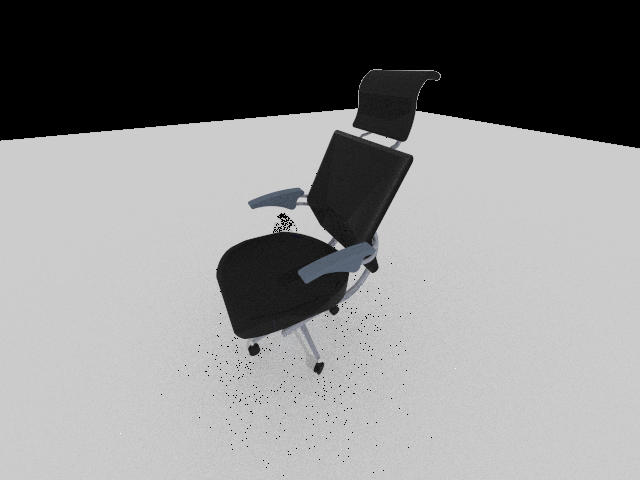
#> input picture Sapien/images/chair_2_20.png, 640 x 480 px, found by its file name
$ python test.py
#> lines starting #> are read from the running program, lines starting #| are printed output that depends on the picture; after the words box and inside, x2 and y2 are one past the last pixel; in counts of white or black regions, pixels touching at a corner belong together; long printed decimals are rounded

# Important NOTE:  Use opencv >=4.4
import cv2

# Loading the image
img = cv2.imread('./data/nerf/chair_sim_depth/images/chair_2_20.png')
#> img is the input picture: shape (480, 640, 3); mean B, G, R 136.9, 136.7, 136.6

 # Converting image to grayscale
gray= cv2.cvtColor(img,cv2.COLOR_BGR2GRAY)

# Applying SIFT detector
sift = cv2.SIFT_create()
kp = sift.detect(gray, None)
#> kp = 166 keypoints; strongest (x, y, size): (270, 286, 71), (318, 368, 6.8), (281, 215, 3.5), (254, 350, 7.3)

# Marking the keypoint on the image using circles
img=cv2.drawKeypoints(gray ,
                      kp ,
                      img ,
                      flags=cv2.DRAW_MATCHES_FLAGS_DRAW_RICH_KEYPOINTS)
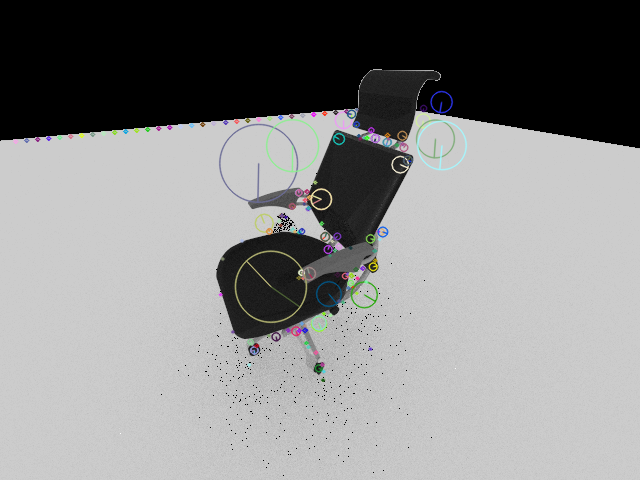
#> img: shape (480, 640, 3); 11.95% of pixels changed, all inside (x1, y1, x2, y2) = (0, 79, 640, 480)
print(kp[0].pt)
#| (15.256, 140.971)
cv2.imwrite('image-with-keypoints.jpg', img)

$ run again, with Sapien/images/chair_0_1.png copied over Sapien/images/chair_2_20.png
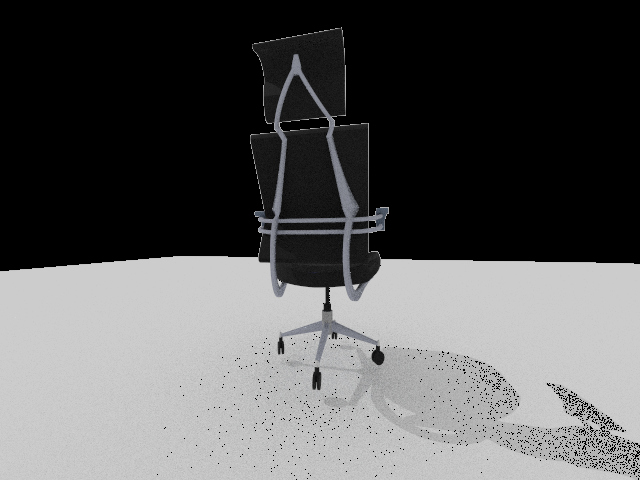
#> input picture Sapien/images/chair_0_1.png, 640 x 480 px, found by its file name
#> img is the input picture: shape (480, 640, 3); mean B, G, R 90, 89.7, 89.6
#> kp = 310 keypoints; strongest (x, y, size): (327, 307, 6.1), (378, 357, 9.1), (281, 345, 5.3), (317, 378, 7.9)
#> `img=cv2.drawKeypoints(gray , kp , img , flags=cv2.DRAW_MATCHES_FLAGS_D..`:
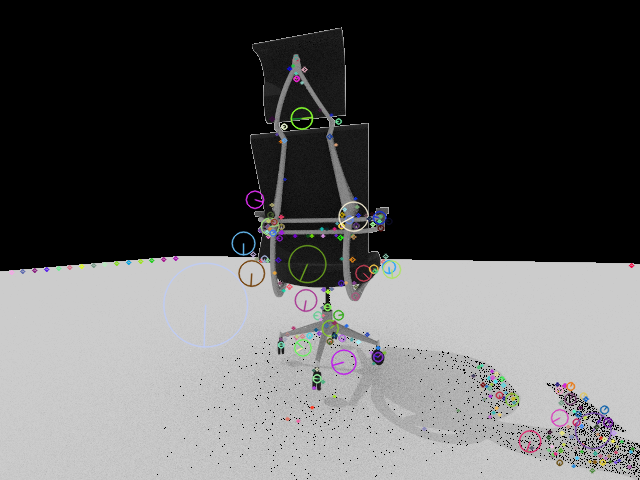
#> img: shape (480, 640, 3); 14.39% of pixels changed, all inside (x1, y1, x2, y2) = (0, 31, 640, 480)
#| (11.240, 271.970)

$ run again, with Sapien/images/chair_0_13.png copied over Sapien/images/chair_2_20.png
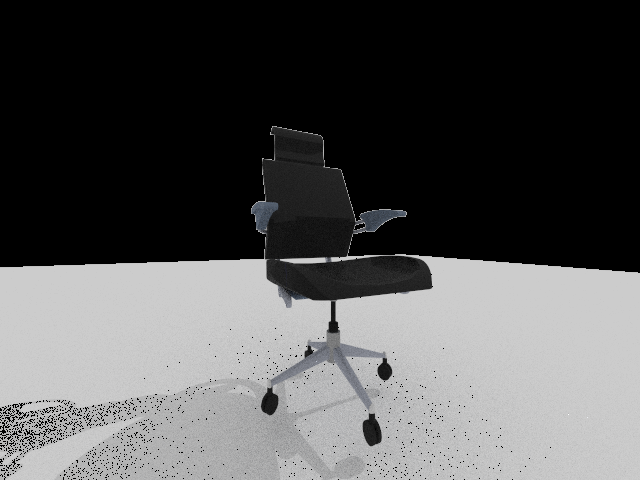
#> input picture Sapien/images/chair_0_13.png, 640 x 480 px, found by its file name
#> img is the input picture: shape (480, 640, 3); mean B, G, R 84.5, 84.3, 84.3
#> kp = 290 keypoints; strongest (x, y, size): (385, 371, 10.3), (404, 255, 1.9), (333, 327, 8), (372, 431, 14.6)
#> `img=cv2.drawKeypoints(gray , kp , img , flags=cv2.DRAW_MATCHES_FLAGS_D..`:
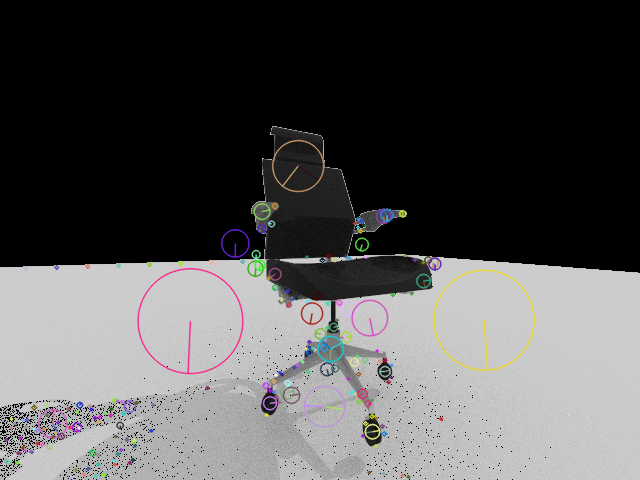
#> img: shape (480, 640, 3); 14.39% of pixels changed, all inside (x1, y1, x2, y2) = (0, 130, 640, 480)
#| (3.182, 463.080)

$ run again, with Sapien/images/chair_0_18.png copied over Sapien/images/chair_2_20.png
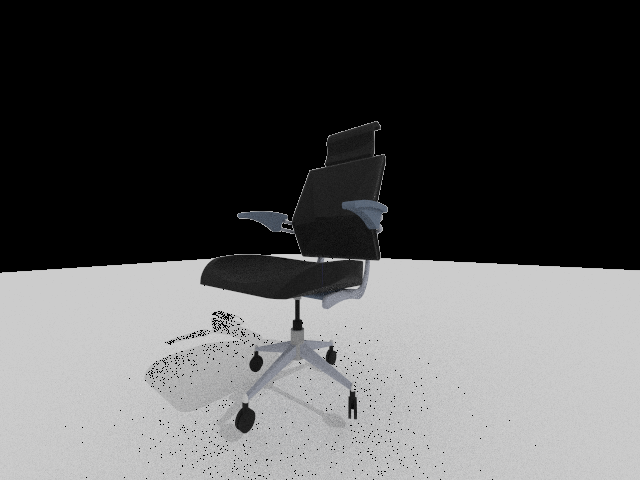
#> input picture Sapien/images/chair_0_18.png, 640 x 480 px, found by its file name
#> img is the input picture: shape (480, 640, 3); mean B, G, R 86, 85.8, 85.7
#> kp = 191 keypoints; strongest (x, y, size): (214, 313, 2.1), (297, 325, 7.9), (245, 419, 14.7), (256, 363, 9.3)
#> `img=cv2.drawKeypoints(gray , kp , img , flags=cv2.DRAW_MATCHES_FLAGS_D..`:
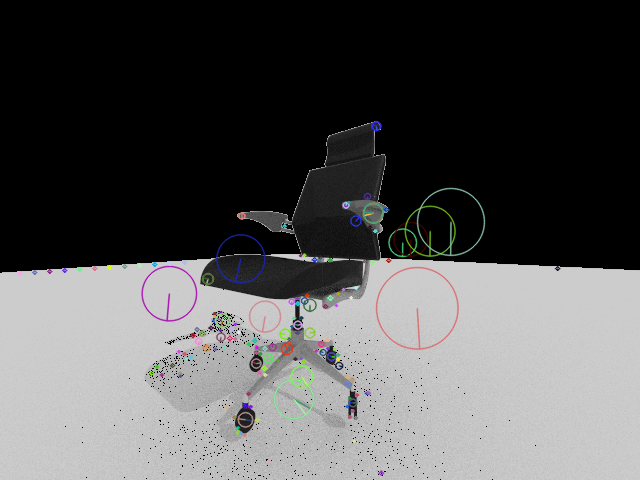
#> img: shape (480, 640, 3); 14% of pixels changed, all inside (x1, y1, x2, y2) = (0, 120, 640, 480)
#| (19.249, 272.997)
